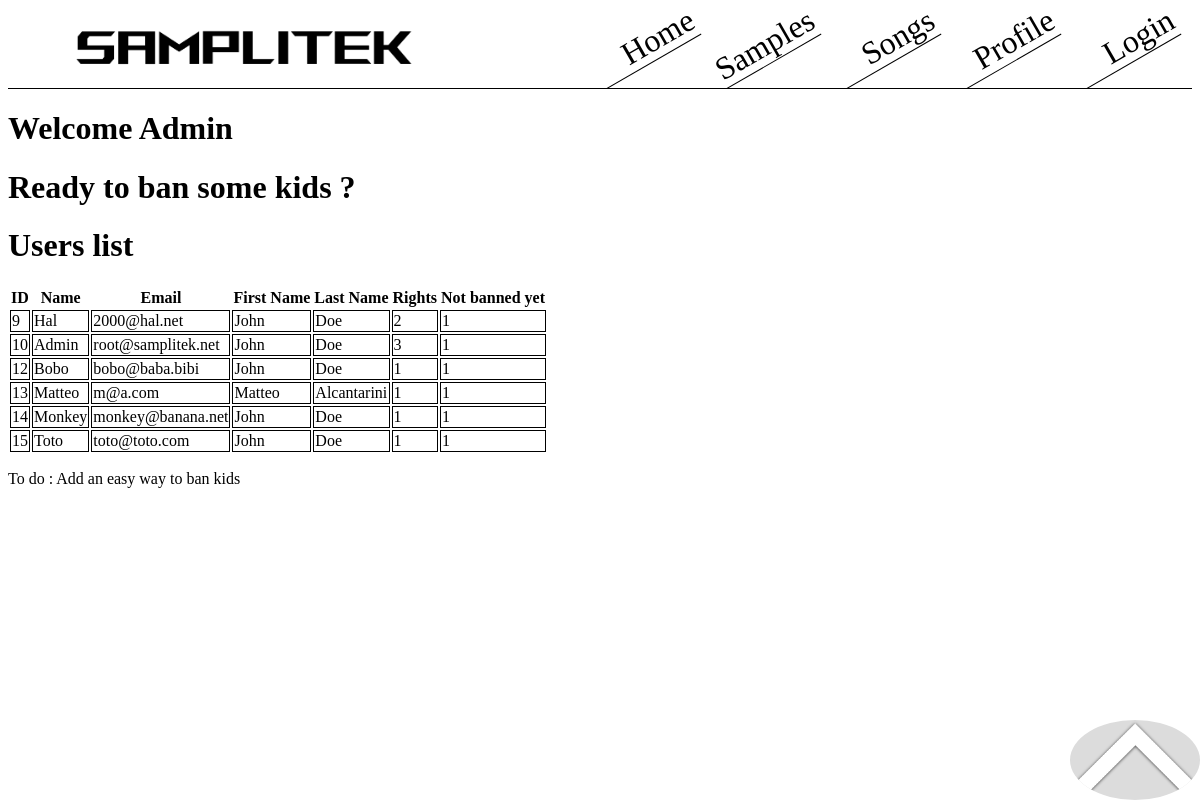
The app's page /admin.php with its own data.
### tables this page shows
CREATE TABLE IF NOT EXISTS `users` (
  `id` int(11) NOT NULL AUTO_INCREMENT,
  `username` varchar(30) NOT NULL,
  `email` varchar(255) NOT NULL,
  `password` varchar(255) NOT NULL,
  `firstName` varchar(255) DEFAULT 'John',
  `lastName` varchar(255) DEFAULT 'Doe',
  `rights` enum('1','2','3') NOT NULL DEFAULT '1',
  `active` enum('0','1') NOT NULL DEFAULT '1',
  PRIMARY KEY (`id`),
  UNIQUE KEY `id` (`id`),
  UNIQUE KEY `username` (`username`),
  UNIQUE KEY `email` (`email`)
);

### admin.php (the view, shortened to what this page needs)
<?php
  include_once('header.php');
  include_once('footer.php');
  $host = 'localhost';
   $dbname = 'samplitek';
   $username = 'root';
   $password = '';
  $dsn = "mysql:host=$host;dbname=$dbname";
  $sql = "SELECT * FROM Users";
  try{
   $pdo = new PDO($dsn, $username, $password);
   $stmt = $pdo->query($sql);
  }catch (PDOException $e){
    echo $e->getMessage();
  }
?>
<h1>Welcome Admin</h1>
<h1>Ready to ban some kids ?</h1>
<h1>Users list</h1>
 <table>
   <thead>
     <tr>
       <th>ID</th>
       <th>Name</th>
       <th>Email</th>
       <th>First Name</th>
       <th>Last Name</th>
       <th>Rights</th>
       <th>Not banned yet</th>
     </tr>
   </thead>
   <tbody>
     <?php while($row = $stmt->fetch(PDO::FETCH_ASSOC)) : ?>
     <tr>
       <td><?php echo htmlspecialchars($row['id']); ?></td>
       <td><?php echo htmlspecialchars($row['username']); ?></td>
       <td><?php echo htmlspecialchars($row['email']); ?></td>
       <td><?php echo htmlspecialchars($row['firstName']); ?></td>
       <td><?php echo htmlspecialchars($row['lastName']); ?></td>
       <td><?php echo htmlspecialchars($row['rights']); ?></td>
       <td><?php echo htmlspecialchars($row['active']); ?></td>
     </tr>
     <?php endwhile; ?>
   </tbody>
 </table>
 <p>To do : Add an easy way to ban kids</p>

### header.php (shortened to what this page needs)
<!DOCTYPE html>
<html lang="en" dir="ltr">
  <head>
    <link rel="stylesheet" href="Custom/css/styles.css">
  </head>
  <body>
    <header>
      <a class="logo" href="index.php"><img src="Custom/Images/Samplitek.png" alt="c le logo"></a>
      <div class="Links">
        <a href="index.php">Home</a>
        <a href="samples.php">Samples</a>
        <a href="songs.php">Songs</a>
        <?php
        if (isset($_SESSION['rights'])) {
          if($_SESSION['rights']==3)
          {
            echo '<a href="admin.php">Admin</a>';
          }
          if ($_SESSION['rights']==2) {
            echo '<a href="modo.php">Modo</a>';
          }
          if ($_SESSION['rights']==1) {
            echo '<a href="profile.php">Profile</a>';
          }
        }
        else {
          echo '<a href="profile.php">Profile</a>';
        }
        ?>
        <?php if (!isset($_SESSION['username']))
          {
            echo '<a href="login.php">Login</a>';
          } else {
            echo '<a href="logout.php">Logout</a>';
          }
         ?>
      </div>
    </header>
  </body>
</html>

### footer.php (shortened to what this page needs)
<!DOCTYPE html>
<html lang="en" dir="ltr">
  <head>
    <link rel="stylesheet" href="Custom/css/styles.css">
  </head>
  <body>
    <div class="footer">
      <a href="#"><img src="Custom/Images/arrow.png" alt="Fo apuyé dessu"></a>
    </div>
  </body>
</html>

### Custom/css/styles.css (style rules this page uses)
header { display: flex; flex-flow: row; justify-content: space-between; border-bottom: 1px black solid; overflow: hidden; }
.Links { display: flex; justify-content: space-around; align-items: center; margin-left: 2rem; margin-right: 2rem; font-family: BatmanForeverAlternate; }
.logo { width: 45vw; height: 80px; transform: scale(0.5); border: 0px; }
header a { display: flex; justify-content: flex-end; font-family: ROG; font-size: 2rem; text-decoration: none; color: black; width: 10vw; transform: rotate(330deg); border-bottom: 1px black solid; }
.footer { position: fixed; height: 10vh; left: 0; bottom: 0; width: 100%; text-align: right; }
.footer img { height: 100%; background-color: gainsboro; border: 0px; border-radius: 100%; }
td { border: 1px solid black; }

### records on screen
users: id "9", username "Hal", email "2000@hal.net", firstName "John", lastName "Doe", rights "2", active "1"
users: id "10", username "Admin", email "root@samplitek.net", firstName "John", lastName "Doe", rights "3", active "1"
users: id "12", username "Bobo", email "bobo@baba.bibi", firstName "John", lastName "Doe", rights "1", active "1"
users: id "13", username "Matteo", email "m@a.com", firstName "Matteo", lastName "Alcantarini", rights "1", active "1"
users: id "14", username "Monkey", email "monkey@banana.net", firstName "John", lastName "Doe", rights "1", active "1"
users: id "15", username "Toto", email "toto@toto.com", firstName "John", lastName "Doe", rights "1", active "1"
